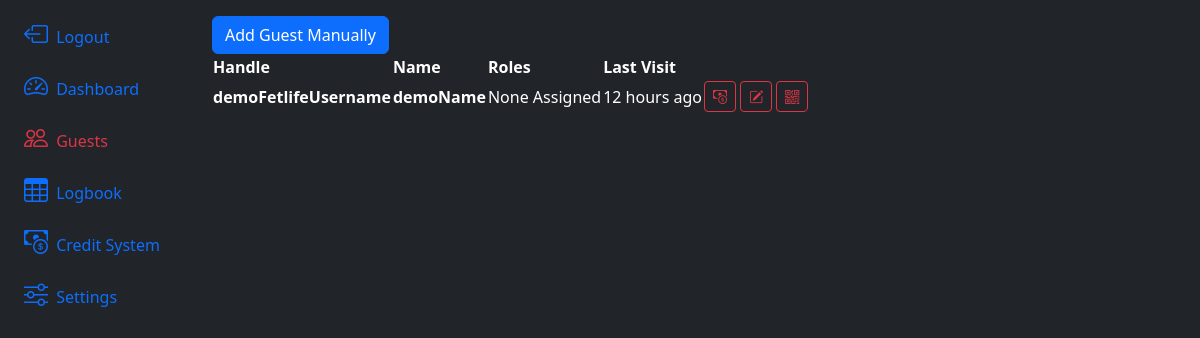
/guests/ (signed in), run on an earlier commit of the app's database.
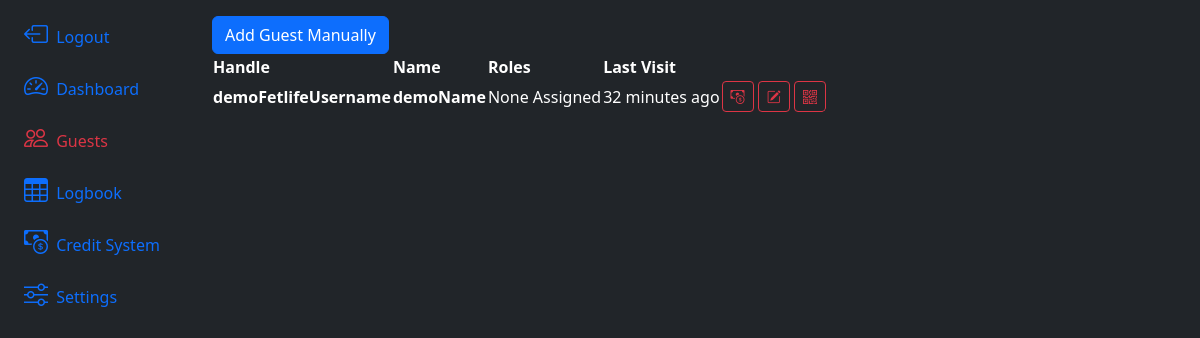
And on a later commit of the database.
### app/models.py (models this page shows, shortened)
@dataclass
class Guest(db.Model, UserMixin):
    id:int = db.Column(db.Integer, primary_key=True)
    uuid:str  = db.Column(db.String, name="uuid")
    fetUsername:str  = db.Column(db.String(100))
    name:str  = db.Column(db.String(100), nullable=False)
    email:str  = db.Column(db.String(200), nullable=False)
    phone:str  = db.Column(db.String(20))
    password:str  = db.Column(db.String(255))
    roles = db.relationship('Role', backref=db.backref('guest', lazy='dynamic'), secondary=guest_role)
    termsCheck:bool = db.Column(db.Boolean(), default=False)
    termsDate = db.Column(db.DateTime(timezone=True), server_default=None)
    credit = db.relationship('GuestCredit',back_populates='guest')
    logbook = db.relationship('Guestlog', backref='Guest')
    lastVisit = db.Column(db.DateTime(timezone=True), server_default=None)
    created_at = db.Column(db.DateTime(timezone=True), server_default=func.now())

### app/routes.py (the view, shortened to what this page needs)
@app.route('/guests/', methods=['GET', 'POST'])
@login_required
def guests():
    return render_template('guests.html', guests=Guest.query.all())

### app/models.py (called while the page is built)
@login_manager.user_loader
def load_user(user_id):
    return Guest.query.get(int(user_id))

### app/templates/guests.html (shortened to what this page needs)
{% extends 'layout.html' %}
{% block content %}
<div>
    <button type="button" class="btn btn-primary" data-bs-toggle="modal" data-bs-target="#registerModal"
        data-bs-mode="new">
        Add Guest Manually
    </button>
</div>
<table class="table-dark rounded-3 overflow-hidden"  data-toggle="table">
    <thead>
        <tr>
            <th data-sortable="true" scope="col">Handle</th>
            <th data-sortable="true" scope="col">Name</th>
            <th data-sortable="true" scope="col">Roles</th>
            <th data-sortable="true" scope="col">Last Visit</th>
            <th data-align="right" scope="col"></th>
        </tr>
    </thead>
    <tbody>
        {% for guest in guests %}
        <tr>
            <th scope="row">{{guest.fetUsername}}</th>
            <th>{{guest.name}}</th>
            {% if guest.roles %}
            <td>{{guest.roles}}</td>
            {% else %}
            <td>None Assigned</td>
            {% endif %}
            {% if guest.lastVisit %}
            <td>{{ moment(guest.lastVisit).fromNow() }}</td>
            {% else %}
            <td>Never</td>
            {% endif %}
            <td>
                <a href="/guestCredit/{{guest.id}}"><button type="button" class="btn btn-sm btn-outline-danger" ><i class="bi bi-cash-coin"></i></button></a>
                <button type="button" class="btn btn-sm btn-outline-danger" data-bs-toggle="modal"
                    data-bs-target="#registerModal" data-bs-mode="edit" data-bs-uuid="{{guest.id}}"><i
                        class="bi bi-pencil-square"></i></button>
                <button type="button" class="btn btn-sm btn-outline-danger" data-bs-toggle="modal"
                    data-bs-target="#qrModal" data-bs-qr="{{guest.uuid}}"><i class="bi bi-qr-code"></i></button>
            </td>
        </tr>
        {% endfor %}
    </tbody>
</table>
{% endblock content %}

### app/templates/layout.html (shortened to what this page needs)
<!doctype html>
<html lang="en">
<head>
    <link href="https://cdn.jsdelivr.net/npm/bootstrap@5.3.3/dist/css/bootstrap.min.css" rel="stylesheet"
>
    <link rel="stylesheet" href="https://cdn.jsdelivr.net/npm/bootstrap-icons@1.11.3/font/bootstrap-icons.min.css">
    <link rel="stylesheet" href="https://cdn.jsdelivr.net/npm/bootstrap-table@1.23.2/dist/bootstrap-table.min.css">
</head>
<body>
    <div class="container-fluid">
        <div class="row flex-nowrap">
            <div class="col-auto col-md-3 col-xl-2 px-sm-2 px-0 bg-dark">
                <div class="d-flex flex-column align-items-center align-items-sm-start px-3 pt-2 text-white min-vh-100">
                    <ul class="nav nav-pills flex-column mb-sm-auto mb-0 align-items-center align-items-sm-start"
                        id="menu">
                            <a href="/logout" class="nav-link align-middle px-0">
                                <i class="fs-4 bi-box-arrow-left"></i> <span class="ms-1 d-none d-sm-inline">Logout</span>
                            </a>
                        <li class="nav-item">
                            <a href="/dashboard"
                                class="nav-link align-middle px-0 {% if request.endpoint == 'dashboard' %}text-danger{% endif %}">
                                <i class="fs-4 bi-speedometer2"></i> <span class="ms-1 d-none d-sm-inline">Dashboard</span>
                            </a>
                        </li>
                        <li class="nav-item">
                            <a href="/guests"
                                class="nav-link px-0 align-middle {% if request.endpoint == 'guests' %}text-danger{% endif %}">
                                <i class="fs-4 bi-people"></i> <span class="ms-1 d-none d-sm-inline">Guests</span>
                            </a>
                        </li>
                        <li class="nav-item">
                            <a href="/logbook"
                                class="nav-link px-0 align-middle {% if request.endpoint == 'logbook' %}text-danger{% endif %}">
                                <i class="fs-4 bi-table "></i> <span class="ms-1 d-none d-sm-inline">Logbook</span></a>
                        </li>
                            <a href="/credits"
                                class="nav-link px-0 align-middle {% if request.endpoint == 'credits' %}text-danger{% endif %}">
                                <i class="fs-4 bi-cash-coin "></i> <span class="ms-1 d-none d-sm-inline">Credit System</span></a>
                        <li class="nav-item">
                            <a href="/settings"
                                class="nav-link px-0 align-middle {% if request.endpoint == 'settings' %}text-danger{% endif %}">
                                <i class="fs-4 bi-sliders "></i> <span class="ms-1 d-none d-sm-inline">Settings</span></a>
                        </li>
                    </ul>
                </div>
            </div>
            <div class="col py-3 bg-dark text-light">
                {% block content %}{% endblock %}
            </div>
        </div>
    </div>
</body>
</html>

What changed in the data, as far as the page shows it:
changed Guest "demoFetlifeUsername": lastVisit "12 hours ago" → "32 minutes ago"
